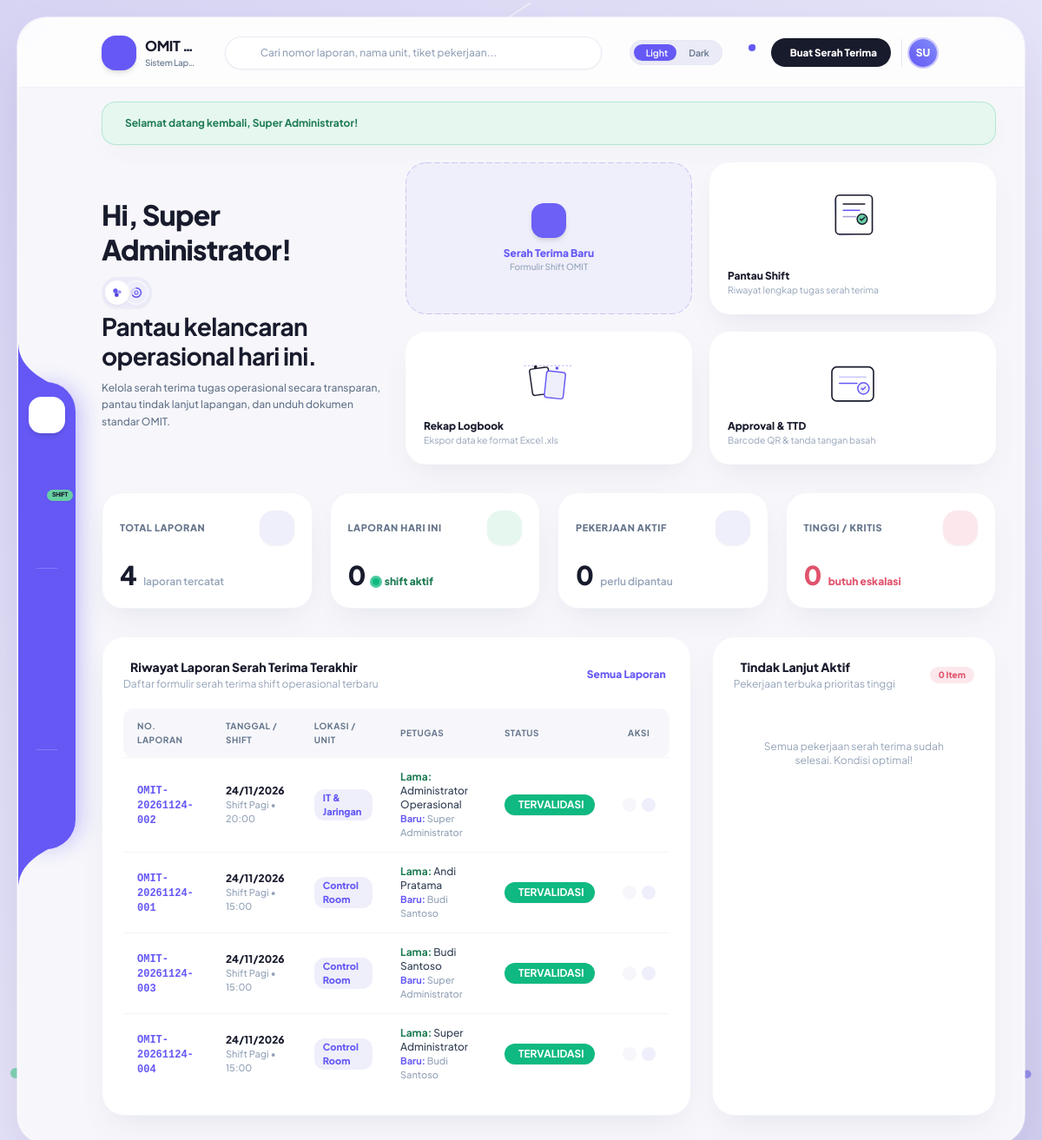
Screenshot of /dashboard.php (signed in) with the database file from the repository.
### tables this page shows
CREATE TABLE `users` (
  `id` int(11) NOT NULL AUTO_INCREMENT,
  `nama_lengkap` varchar(100) NOT NULL,
  `username` varchar(50) NOT NULL,
  `email` varchar(120) DEFAULT NULL,
  `no_wa` varchar(30) DEFAULT NULL,
  `password` varchar(255) NOT NULL,
  `role` enum('superadmin','admin','user') NOT NULL DEFAULT 'user',
  `jabatan` varchar(100) DEFAULT NULL,
  `foto` varchar(255) DEFAULT NULL,
  `ttd_type` enum('barcode','upload','canvas') NOT NULL DEFAULT 'barcode',
  `ttd_file` varchar(255) DEFAULT NULL,
  `status` enum('aktif','nonaktif') NOT NULL DEFAULT 'aktif',
  `created_at` timestamp NOT NULL DEFAULT current_timestamp(),
  `updated_at` timestamp NOT NULL DEFAULT current_timestamp() ON UPDATE current_timestamp(),
  PRIMARY KEY (`id`),
  UNIQUE KEY `username` (`username`),
  KEY `idx_users_role_status` (`role`,`status`),
  KEY `idx_users_status_nama` (`status`,`nama_lengkap`),
  KEY `idx_users_email` (`email`)
);

CREATE TABLE `laporan_serah_terima` (
  `id` int(11) NOT NULL AUTO_INCREMENT,
  `nomor_laporan` varchar(50) NOT NULL,
  `tanggal` date NOT NULL,
  `shift_id` int(11) NOT NULL,
  `lokasi_id` int(11) NOT NULL,
  `jam_serah_terima` time NOT NULL,
  `kondisi_operasional` varchar(50) NOT NULL DEFAULT 'Normal',
  `petugas_menyerahkan_id` int(11) NOT NULL,
  `petugas_menerima_id` int(11) DEFAULT NULL,
  `catatan_penting` text DEFAULT NULL,
  `foto_1` varchar(255) DEFAULT NULL,
  `ket_foto_1` varchar(255) DEFAULT NULL,
  `foto_2` varchar(255) DEFAULT NULL,
  `ket_foto_2` varchar(255) DEFAULT NULL,
  `foto_3` varchar(255) DEFAULT NULL,
  `ket_foto_3` varchar(255) DEFAULT NULL,
  `check_lisan` enum('Ya','Belum','N/A') DEFAULT 'Ya',
  `check_tiket` enum('Ya','Belum','N/A') DEFAULT 'Ya',
  `check_risiko` enum('Ya','Belum','N/A') DEFAULT 'Ya',
  `check_kunci` enum('Ya','Belum','N/A') DEFAULT 'Ya',
  `ttd_menyerahkan` longtext DEFAULT NULL,
  `ttd_menerima` longtext DEFAULT NULL,
  `status_validasi` enum('DRAFT','MENUNGGU VALIDASI','TERVALIDASI') NOT NULL DEFAULT 'MENUNGGU VALIDASI',
  `waktu_divalidasi` datetime DEFAULT NULL,
  `created_by` int(11) NOT NULL,
  `created_at` timestamp NOT NULL DEFAULT current_timestamp(),
  `updated_at` timestamp NOT NULL DEFAULT current_timestamp() ON UPDATE current_timestamp(),
  `jenis_ttd_menyerahkan` varchar(20) DEFAULT 'barcode',
  `jenis_ttd_menerima` varchar(20) DEFAULT NULL,
  `catatan_approval` text DEFAULT NULL,
  PRIMARY KEY (`id`),
  UNIQUE KEY `nomor_laporan` (`nomor_laporan`),
  KEY `petugas_menyerahkan_id` (`petugas_menyerahkan_id`),
  KEY `petugas_menerima_id` (`petugas_menerima_id`),
  KEY `idx_laporan_tgl_jam` (`tanggal`,`jam_serah_terima`),
  KEY `idx_laporan_status_val` (`status_validasi`,`tanggal`),
  KEY `idx_laporan_lokasi_tgl` (`lokasi_id`,`tanggal`),
  KEY `idx_laporan_shift_tgl` (`shift_id`,`tanggal`),
  KEY `idx_laporan_created_by` (`created_by`),
  CONSTRAINT `laporan_serah_terima_ibfk_1` FOREIGN KEY (`shift_id`) REFERENCES `master_shift` (`id`) ON UPDATE CASCADE,
  CONSTRAINT `laporan_serah_terima_ibfk_2` FOREIGN KEY (`lokasi_id`) REFERENCES `master_lokasi` (`id`) ON UPDATE CASCADE,
  CONSTRAINT `laporan_serah_terima_ibfk_3` FOREIGN KEY (`petugas_menyerahkan_id`) REFERENCES `users` (`id`) ON UPDATE CASCADE,
  CONSTRAINT `laporan_serah_terima_ibfk_4` FOREIGN KEY (`petugas_menerima_id`) REFERENCES `users` (`id`) ON UPDATE CASCADE
);

CREATE TABLE `master_shift` (
  `id` int(11) NOT NULL AUTO_INCREMENT,
  `nama_shift` varchar(50) NOT NULL,
  `jam_mulai` time NOT NULL,
  `jam_selesai` time NOT NULL,
  `jam_serah_terima` time DEFAULT NULL,
  `keterangan` varchar(100) DEFAULT NULL,
  `status` enum('aktif','nonaktif') DEFAULT 'aktif',
  PRIMARY KEY (`id`),
  KEY `idx_shift_status` (`status`)
);

CREATE TABLE `master_lokasi` (
  `id` int(11) NOT NULL AUTO_INCREMENT,
  `nama_lokasi` varchar(100) NOT NULL,
  `keterangan` varchar(255) DEFAULT NULL,
  `status` enum('aktif','nonaktif') DEFAULT 'aktif',
  `created_at` timestamp NOT NULL DEFAULT current_timestamp(),
  PRIMARY KEY (`id`),
  KEY `idx_lokasi_status` (`status`)
);

### dashboard.php (the view, shortened to what the rows shown need)
<?php
require_once __DIR__ . '/includes/header.php';
$displayName = !empty($user['nama_lengkap']) ? $user['nama_lengkap'] : (!empty($user['username']) ? $user['username'] : 'Rekan Operasional');
$recentReports = $pdo->query("
    SELECT l.*, s.nama_shift, m.nama_lokasi,
           u1.nama_lengkap AS nama_menyerahkan,
           u2.nama_lengkap AS nama_menerima
    FROM laporan_serah_terima l
    JOIN master_shift s ON l.shift_id = s.id
    JOIN master_lokasi m ON l.lokasi_id = m.id
    JOIN users u1 ON l.petugas_menyerahkan_id = u1.id
    LEFT JOIN users u2 ON l.petugas_menerima_id = u2.id
    ORDER BY l.tanggal DESC, l.jam_serah_terima DESC
    LIMIT 6
")->fetchAll();
?>
<div class="grid grid-cols-1 lg:grid-cols-12 gap-5 items-stretch mb-8 animate-stagger-1">
  <div class="lg:col-span-4 flex flex-col justify-center pr-2 py-1">
    <div class="flex items-center gap-3 flex-wrap">
      <h1 class="text-[28px] sm:text-[32px] font-extrabold tracking-tight text-[#181b2c] dark:text-white leading-tight">
        Hi, <span><?= sanitize($displayName) ?></span>!
      </h1>
    </div>
    <h2 class="text-[24px] sm:text-[28px] font-bold tracking-tight text-[#181b2c] dark:text-white leading-[1.2] mt-1">
      Pantau kelancaran<br/>operasional hari ini.
    </h2>
  </div>
</div>
<div class="grid grid-cols-1 lg:grid-cols-3 gap-6 animate-stagger-3">
  <div class="lg:col-span-2 bg-white dark:bg-[#1b1e30] rounded-[26px] border border-slate-100 dark:border-slate-800/80 shadow-feature p-5 sm:p-6 widget-card">
    <div class="overflow-x-auto">
      <table class="w-full text-left text-xs">
        <thead class="bg-[#f7f7fb] dark:bg-[#151828] text-slate-500 uppercase font-extrabold text-[10px] tracking-wider border-b border-slate-100 dark:border-slate-800">
          <tr>
            <th class="py-3 px-4 rounded-l-xl">No. Laporan</th>
            <th class="py-3 px-4">Tanggal / Shift</th>
            <th class="py-3 px-4">Lokasi / Unit</th>
            <th class="py-3 px-4">Petugas</th>
            <th class="py-3 px-4">Status</th>
            <th class="py-3 px-4 text-center rounded-r-xl">Aksi</th>
          </tr>
        </thead>
        <tbody class="divide-y divide-slate-100 dark:divide-slate-800/80 font-medium">
          <?php if (empty($recentReports)): ?>
            <tr>
              <td colspan="6" class="py-8 text-center text-slate-400">
                <i class="ph ph-tray text-3xl mb-2 block"></i>
                Belum ada data laporan serah terima.
              </td>
            </tr>
          <?php else: ?>
            <?php foreach ($recentReports as $r): ?>
              <tr class="hover:bg-[#f7f7fb] dark:hover:bg-slate-800/50 transition">
                <td class="py-3.5 px-4 font-bold">
                  <a href="<?= BASE_URL ?>laporan/detail.php?id=<?= $r['id'] ?>" class="text-[#6558f5] hover:underline font-mono">
                    <?= sanitize($r['nomor_laporan']) ?>
                  </a>
                </td>
                <td class="py-3.5 px-4">
                  <div class="font-extrabold text-[#181b2c] dark:text-slate-200"><?= format_tanggal($r['tanggal']) ?></div>
                  <div class="text-[11px] text-slate-400">Shift <?= sanitize($r['nama_shift']) ?> • <?= format_jam($r['jam_serah_terima']) ?></div>
                </td>
                <td class="py-3.5 px-4">
                  <span class="inline-flex items-center px-2.5 py-0.5 rounded-xl bg-[#efeffb] dark:bg-indigo-950/60 text-[#6558f5] dark:text-indigo-300 font-extrabold text-[11px]">
                    <?= sanitize($r['nama_lokasi']) ?>
                  </span>
                </td>
                <td class="py-3.5 px-4">
                  <div class="text-slate-700 dark:text-slate-300">
                    <span class="font-bold text-[#1c7a52]">Lama:</span> <?= sanitize($r['nama_menyerahkan']) ?>
                  </div>
                  <div class="text-[11px] text-slate-400">
                    <span class="font-bold text-[#6558f5]">Baru:</span> <?= sanitize($r['nama_menerima'] ?? 'Menunggu') ?>
                  </div>
                </td>
                <td class="py-3.5 px-4">
                  <?= badge_status_validasi($r['status_validasi']) ?>
                </td>
                <td class="py-3.5 px-4 text-center">
                  <div class="flex items-center justify-center gap-1.5">
                    <a href="<?= BASE_URL ?>laporan/detail.php?id=<?= $r['id'] ?>"
                       title="Lihat Detail"
                       class="p-2 rounded-xl bg-[#f7f7fb] dark:bg-slate-800 text-slate-600 dark:text-slate-300 hover:bg-[#efeffb] hover:text-[#6558f5] active:scale-95 transition">
                    </a>
                    <a href="<?= BASE_URL ?>laporan/print.php?id=<?= $r['id'] ?>" target="_blank"
                       title="Cetak PDF Standar OMIT"
                       class="p-2 rounded-xl bg-[#efeffb] dark:bg-indigo-950/60 text-[#6558f5] hover:bg-[#6558f5] hover:text-white active:scale-95 transition">
                    </a>
                  </div>
                </td>
              </tr>
            <?php endforeach; ?>
          <?php endif; ?>
        </tbody>
      </table>
    </div>
  </div>
</div>
<?php require_once __DIR__ . '/includes/footer.php'; ?>

### includes/header.php (shortened to what the rows shown need)
<?php
require_once __DIR__ . '/../config/database.php';
require_once __DIR__ . '/auth.php';
require_once __DIR__ . '/functions.php';
$user = current_user();
?>
<!DOCTYPE html>
<html lang="id" class="light">
<head>
  <script src="https://cdn.tailwindcss.com"></script>
  <link rel="stylesheet" href="<?= BASE_URL ?>assets/css/style.css" />
</head>
<body class="p-2 sm:p-4 lg:p-5 flex items-center justify-center min-h-screen md:h-screen md:overflow-hidden relative select-none">
  <div id="app-shell" class="relative z-10 w-full max-w-[1580px] min-h-[92vh] md:h-[calc(100vh-1.5rem)] lg:h-[calc(100vh-2.5rem)] bg-[#f7f7fb] dark:bg-[#131522] rounded-3xl lg:rounded-[34px] shadow-shell border border-white/80 dark:border-slate-800/80 transition-colors duration-300 overflow-hidden flex flex-col">
    <header class="shrink-0 w-full h-16 sm:h-20 px-3.5 sm:px-6 md:pl-24 md:pr-8 flex items-center justify-between gap-2 sm:gap-4 border-b border-slate-200/50 dark:border-slate-800/60 bg-white/70 dark:bg-[#131522]/80 backdrop-blur-md z-20 sticky top-0 transition-colors">
      <div class="flex items-center gap-2 sm:gap-3 shrink-0">
        <div class="flex items-center gap-1.5 pl-1.5 sm:pl-2 border-l border-slate-200 dark:border-slate-800 shrink-0">
          <a href="<?= BASE_URL ?>profile.php" class="flex items-center gap-2 group hover:opacity-90 transition" title="Pengaturan Profil Saya">
            <div class="relative w-8 h-8 rounded-full overflow-hidden ring-2 ring-[#6558f5]/30 group-hover:ring-[#6558f5] transition-all bg-gradient-to-tr from-[#6558f5] to-indigo-400 text-white flex items-center justify-center font-black text-xs shadow-sm">
              <?php $hdrAvatar = get_user_avatar_url($user['foto'] ?? null); ?>
              <?php if ($hdrAvatar): ?>
                <img src="<?= $hdrAvatar ?>" alt="Foto" class="w-full h-full object-cover">
              <?php else: ?>
                <span><?= strtoupper(substr($user['nama_lengkap'] ?? 'U', 0, 2)) ?></span>
              <?php endif; ?>
            </div>
          </a>
        </div>
      </div>
    </header>
    <main class="flex-1 overflow-y-auto px-4 sm:px-8 md:pl-24 md:pr-8 pb-24 md:pb-8 pt-4">

### includes/functions.php (shortened to what the rows shown need)
<?php
function sanitize(?string $data): string {
    return htmlspecialchars(trim((string)($data ?? '')), ENT_QUOTES, 'UTF-8');
}
function format_tanggal(?string $dateStr): string {
    $time = strtotime($dateStr);
    return date('d/m/Y', $time);
}
function format_jam(?string $timeStr): string {
    return substr($timeStr, 0, 5);
}
function get_user_avatar_url(?string $foto): ?string {
    if (empty($foto)) {
        return null;
    }
    return null;
}
function badge_status_validasi(string $status): string {
    if ($status === 'TERVALIDASI') {
        return '<span class="inline-flex items-center px-3 py-1 rounded-full text-xs font-bold bg-emerald-500 text-white shadow-sm"><i class="ph-bold ph-shield-check mr-1 text-sm"></i> TERVALIDASI</span>';
    } elseif ($status === 'MENUNGGU VALIDASI') {
        return '<span class="inline-flex items-center px-3 py-1 rounded-full text-xs font-bold bg-amber-500 text-white shadow-sm"><i class="ph-bold ph-hourglass-medium mr-1 text-sm"></i> MENUNGGU PENERIMA</span>';
    } else {
        return '<span class="inline-flex items-center px-3 py-1 rounded-full text-xs font-bold bg-slate-400 text-white shadow-sm"><i class="ph-bold ph-pencil-simple mr-1 text-sm"></i> DRAFT</span>';
    }
}

### rows the page displays
users: nama_lengkap "SU", nama_lengkap "Super Administrator"
laporan_serah_terima: nomor_laporan "OMIT-20261124-002", tanggal "24/11/2026", shift.nama_shift "Pagi", jam_serah_terima "20:00", lokasi.nama_lokasi "IT & Jaringan", petugas_menyerahkan.nama_lengkap "Administrator Operasional", petugas_menerima.nama_lengkap "Super Administrator", status_validasi "TERVALIDASI"
laporan_serah_terima: nomor_laporan "OMIT-20261124-001", tanggal "24/11/2026", shift.nama_shift "Pagi", jam_serah_terima "15:00", lokasi.nama_lokasi "Control Room", petugas_menyerahkan.nama_lengkap "Andi Pratama", petugas_menerima.nama_lengkap "Budi Santoso", status_validasi "TERVALIDASI"
laporan_serah_terima: nomor_laporan "OMIT-20261124-003", tanggal "24/11/2026", shift.nama_shift "Pagi", jam_serah_terima "15:00", lokasi.nama_lokasi "Control Room", petugas_menyerahkan.nama_lengkap "Budi Santoso", petugas_menerima.nama_lengkap "Super Administrator", status_validasi "TERVALIDASI"
laporan_serah_terima: nomor_laporan "OMIT-20261124-004", tanggal "24/11/2026", shift.nama_shift "Pagi", jam_serah_terima "15:00", lokasi.nama_lokasi "Control Room", petugas_menyerahkan.nama_lengkap "Super Administrator", petugas_menerima.nama_lengkap "Budi Santoso", status_validasi "TERVALIDASI"

### other values shown
$appName "OMIT…"
$appFullName "Sistem Lap…"
$msgText "Selamat datang kembali, Super Administrator!"
$totalLaporan "4"
$laporanHariIni "0"
$pekerjaanAktif "0"
$pekerjaanKritis "0"
count($criticalTasks) "0"
